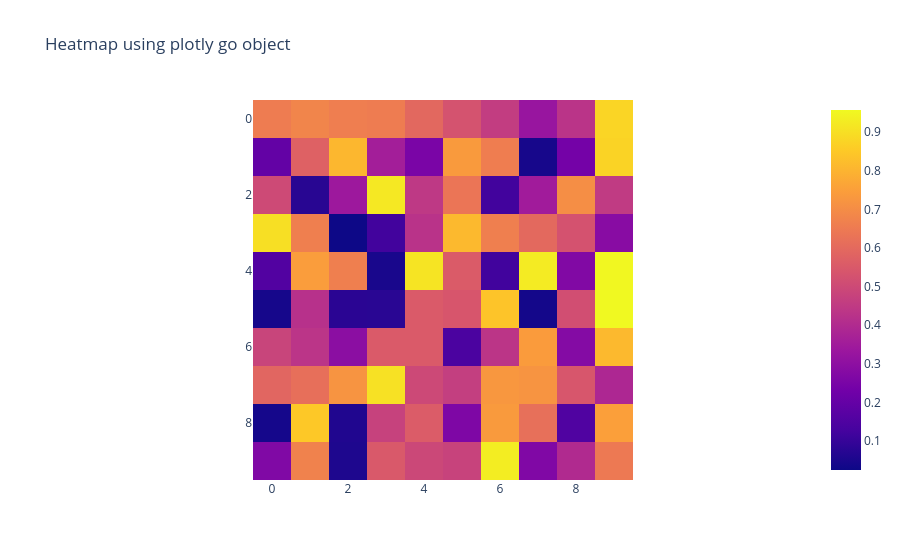

Notebook code cell kept with this figure:
### Markdown cell above
### **Heatmap using Plotly**

### Code cell
# heatmap using plotly go object
data = np.random.rand(10,10)
fig = px.imshow(data, title="Heatmap using plotly go object")
fig.show()

### Figure 1 — Plotly figure (JSON) as saved in the notebook; plotly's stock layout.template omitted (floating-point values rounded to 4 significant figures)
{"data": [{"coloraxis": "coloraxis", "hovertemplate": "x: %{x}<br>y: %{y}<br>color: %{z}<extra></extra>", "name": "0", "type": "heatmap", "xaxis": "x", "yaxis": "y", "z": [[0.6542, 0.678, 0.6606, 0.6544, 0.5942, 0.5288, 0.4579, 0.3261, 0.4294, 0.8785], [0.1981, 0.5721, 0.8075, 0.3592, 0.2511, 0.736, 0.6581, 0.04411, 0.2384, 0.8737], [0.5002, 0.07395, 0.3387, 0.919, 0.4447, 0.6345, 0.1218, 0.3501, 0.7038, 0.4514], [0.8991, 0.664, 0.02517, 0.1216, 0.4262, 0.8117, 0.6625, 0.5969, 0.5263, 0.2858], [0.156, 0.7435, 0.6616, 0.04763, 0.9098, 0.5541, 0.1196, 0.9253, 0.2689, 0.952], [0.04227, 0.4199, 0.07789, 0.07586, 0.5515, 0.5373, 0.839, 0.0381, 0.5154, 0.9571], [0.4831, 0.4317, 0.2949, 0.5516, 0.5518, 0.1416, 0.4331, 0.7397, 0.2775, 0.8137], [0.5873, 0.6147, 0.7198, 0.9037, 0.4975, 0.464, 0.7275, 0.7197, 0.5409, 0.3881], [0.0405, 0.8477, 0.05908, 0.4743, 0.5572, 0.262, 0.7358, 0.6179, 0.1528, 0.75], [0.2677, 0.6715, 0.05602, 0.5483, 0.4943, 0.479, 0.9302, 0.2668, 0.3985, 0.6457]]}], "layout": {"coloraxis": {"colorscale": [[0, "#0d0887"], [0.1111, "#46039f"], [0.2222, "#7201a8"], [0.3333, "#9c179e"], [0.4444, "#bd3786"], [0.5556, "#d8576b"], [0.6667, "#ed7953"], [0.7778, "#fb9f3a"], [0.8889, "#fdca26"], [1, "#f0f921"]]}, "title": {"text": "Heatmap using plotly go object"}, "xaxis": {"anchor": "y", "constrain": "domain", "domain": [0, 1], "scaleanchor": "y"}, "yaxis": {"anchor": "x", "autorange": "reversed", "constrain": "domain", "domain": [0, 1]}}}
